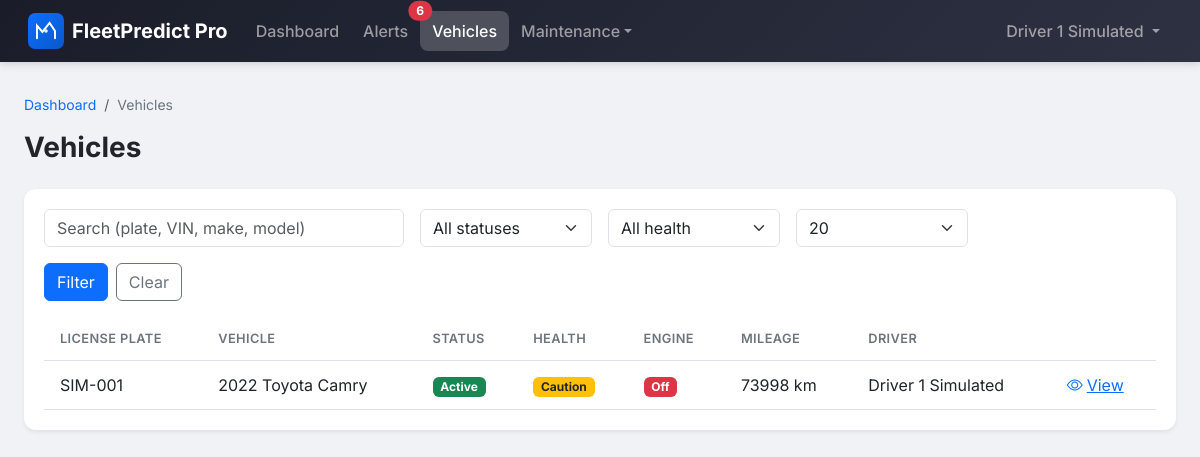
The page /vehicles/ (signed in) on the database its author committed.
### apps/users/models.py (models this page shows, shortened)
class User(AbstractBaseUser, PermissionsMixin):
    class Role(models.TextChoices):
        ADMINISTRATOR = 'administrator', 'Administrator'
        FLEET_MANAGER = 'fleet_manager', 'Fleet Manager'
        MECHANIC = 'mechanic', 'Mechanic'
        DRIVER = 'driver', 'Driver'
    email = models.EmailField(unique=True)
    first_name = models.CharField(max_length=150)
    last_name = models.CharField(max_length=150)
    role = models.CharField(
        max_length=20,
        choices=Role.choices,
        default=Role.DRIVER
    )
    is_active = models.BooleanField(default=True)
    is_staff = models.BooleanField(default=False)
    date_joined = models.DateTimeField(default=timezone.now)
    last_login = models.DateTimeField(null=True, blank=True)
    objects = UserManager()
    USERNAME_FIELD = 'email'
    REQUIRED_FIELDS = ['first_name', 'last_name']
    class Meta:
        verbose_name = 'User'
        verbose_name_plural = 'Users'
        ordering = ['-date_joined']
    def get_full_name(self):
        return f'{self.first_name} {self.last_name}'.strip()
    @property
    def is_driver(self):
        return self.role == self.Role.DRIVER
    def can_manage_vehicles(self):
        return self.role in [self.Role.ADMINISTRATOR, self.Role.FLEET_MANAGER]
    def can_manage_maintenance(self):
        return self.role in [
            self.Role.ADMINISTRATOR,
            self.Role.FLEET_MANAGER,
            self.Role.MECHANIC
        ]
    def can_view_reports(self):
        return self.role in [self.Role.ADMINISTRATOR, self.Role.FLEET_MANAGER]
    def can_manage_platform(self):
        return self.role == self.Role.ADMINISTRATOR

### apps/vehicles/models.py (models this page shows, shortened)
class Vehicle(models.Model):
    class Status(models.TextChoices):
        ACTIVE = 'active', 'Active'
        INACTIVE = 'inactive', 'Inactive'
        UNDER_MAINTENANCE = 'under_maintenance', 'Under Maintenance'
        RETIRED = 'retired', 'Retired'
    license_plate = models.CharField(max_length=20, unique=True)
    vin = models.CharField(
        max_length=17,
        unique=True,
        help_text='Vehicle Identification Number'
    )
    make = models.CharField(max_length=100)
    model = models.CharField(max_length=100)
    year = models.PositiveIntegerField()
    color = models.CharField(max_length=50, blank=True)
    vehicle_type = models.ForeignKey(
        VehicleType,
        on_delete=models.PROTECT,
        related_name='vehicles',
        null=True,
        blank=True
    )
    status = models.CharField(
        max_length=20,
        choices=Status.choices,
        default=Status.ACTIVE
    )
    current_mileage = models.PositiveIntegerField(
        default=0,
        help_text='Current mileage in kilometers'
    )
    fuel_type = models.CharField(max_length=50, blank=True)
    fuel_capacity = models.DecimalField(
        max_digits=6,
        decimal_places=2,
        null=True,
        blank=True,
        help_text='Fuel capacity in liters'
    )
    assigned_driver = models.ForeignKey(
        settings.AUTH_USER_MODEL,
        on_delete=models.SET_NULL,
        null=True,
        blank=True,
        related_name='assigned_vehicles',
        limit_choices_to={'role': 'driver'}
    )
    notes = models.TextField(blank=True)
    created_at = models.DateTimeField(auto_now_add=True)
    updated_at = models.DateTimeField(auto_now=True)
    created_by = models.ForeignKey(
        settings.AUTH_USER_MODEL,
        on_delete=models.SET_NULL,
        null=True,
        related_name='created_vehicles'
    )
    is_deleted = models.BooleanField(default=False)
    deleted_at = models.DateTimeField(null=True, blank=True)
    last_telemetry_at = models.DateTimeField(null=True, blank=True)
    class Meta:
        verbose_name = 'Vehicle'
        verbose_name_plural = 'Vehicles'
        ordering = ['-created_at']
    @property
    def display_name(self):
        return f'{self.year} {self.make} {self.model}'
    def is_engine_on(self, threshold_seconds=90):
        from django.utils import timezone
        if not self.last_telemetry_at:
            return False
        delta = (timezone.now() - self.last_telemetry_at).total_seconds()
        return delta < threshold_seconds
    def get_health_status(self, alert_days=7):
        from django.utils import timezone
        from datetime import timedelta
        now = timezone.now()
        since = now - timedelta(days=alert_days)
        if self.alerts.filter(
            severity=VehicleAlert.Severity.CRITICAL,
            read_at__isnull=True,
            created_at__gte=since,
        ).exists():
            return 'red'
        overdue = self.maintenance_tasks.filter(
            status__in=['scheduled', 'overdue'],
            scheduled_date__lt=now.date(),
        ).exists()
        if overdue:
            return 'red'
        if self.alerts.filter(
            severity=VehicleAlert.Severity.HIGH,
            read_at__isnull=True,
            created_at__gte=since,
        ).exists():
            return 'yellow'
    @property
    def health_status(self):
        return self.get_health_status()

### apps/vehicles/views.py (the view, shortened to what this page needs)
# urls.py: path('', VehicleListView.as_view(), name='vehicle_list'),
class VehicleListView(LoginRequiredMixin, ListView):
    model = Vehicle
    template_name = 'vehicles/vehicle_list.html'
    context_object_name = 'vehicles'
    paginate_by = 20
    def get_paginate_by(self, queryset):
        per = self.request.GET.get('per_page', '20')
        if per in ('10', '20', '50'):
            return int(per)
        return 20
    def get_queryset(self):
        user = self.request.user
        queryset = Vehicle.objects.filter(is_deleted=False)
        if user.is_driver:
            queryset = queryset.filter(assigned_driver=user)
        status_filter = self.request.GET.get('status')
        if status_filter:
            queryset = queryset.filter(status=status_filter)
        search = self.request.GET.get('search')
        queryset = queryset.order_by('-created_at')
        health_filter = self.request.GET.get('health')
        if health_filter and health_filter in ('green', 'yellow', 'red'):
            matching_ids = [v.id for v in queryset if v.get_health_status() == health_filter]
            queryset = queryset.filter(id__in=matching_ids)
        return queryset
    def get_context_data(self, **kwargs):
        context = super().get_context_data(**kwargs)
        context['can_manage'] = self.request.user.can_manage_vehicles()
        context['status_choices'] = Vehicle.Status.choices
        context['health_choices'] = [('green', 'Buena'), ('yellow', 'Precaución'), ('red', 'Crítica')]
        return context

### templates/vehicles/vehicle_list.html (shortened to what this page needs)
{% extends "base.html" %}
{% load fp_extras %}
{% block breadcrumb %}
<nav aria-label="breadcrumb" class="breadcrumb-fp">
  <ol class="breadcrumb mb-0">
    <li class="breadcrumb-item"><a href="{% url 'dashboard:index' %}">Dashboard</a></li>
    <li class="breadcrumb-item active" aria-current="page">Vehicles</li>
  </ol>
</nav>
{% endblock %}
{% block content %}
<div class="d-flex flex-wrap justify-content-between align-items-center gap-2 mb-4">
  <h2 class="page-title mb-0">Vehicles</h2>
</div>
<div class="card card-fp">
  <div class="card-body">
    <form method="get" class="row g-3 mb-3">
      <div class="col-md-4">
        <input type="text" name="search" id="id_search" class="form-control" placeholder="Search (plate, VIN, make, model)" value="{{ request.GET.search }}">
      </div>
      <div class="col-md-2">
        <select name="status" id="id_status_filter" class="form-select" aria-label="Filter by status">
          <option value="">All statuses</option>
        </select>
      </div>
      <div class="col-md-2">
        <select name="health" id="id_health_filter" class="form-select" aria-label="Filter by health">
          <option value="">All health</option>
        </select>
      </div>
      <div class="col-md-2">
        <select name="per_page" id="id_per_page" class="form-select" aria-label="Results per page">
          <option value="20" {% if request.GET.per_page == '20' or not request.GET.per_page %}selected{% endif %}>20</option>
        </select>
      </div>
      <div class="col-md-4 d-flex gap-2 align-items-end">
        <button type="submit" class="btn btn-primary">Filter</button>
        <a href="{% url 'vehicles:vehicle_list' %}" class="btn btn-outline-secondary">Clear</a>
      </div>
    </form>
    <div class="fp-table-wrap table-responsive">
      <table class="table table-fp table-hover">
        <thead>
          <tr>
            <th>License Plate</th>
            <th>Vehicle</th>
            <th>Status</th>
            <th>Health</th>
            <th>Engine</th>
            <th>Mileage</th>
            <th>Driver</th>
            <th></th>
          </tr>
        </thead>
        <tbody>
          {% for v in vehicles %}
          <tr>
            <td>{{ v.license_plate }}</td>
            <td>{{ v.display_name }}</td>
            <td><span class="badge bg-{% if v.status == 'active' %}success{% elif v.status == 'under_maintenance' %}warning text-dark{% elif v.status == 'retired' %}secondary{% else %}secondary{% endif %}">{{ v.get_status_display }}</span></td>
            <td><span class="badge bg-{% if v.health_status == 'green' %}success{% elif v.health_status == 'yellow' %}warning text-dark{% else %}danger{% endif %}">{% if v.health_status == 'green' %}Good{% elif v.health_status == 'yellow' %}Caution{% else %}Critical{% endif %}</span></td>
            <td><span class="badge bg-{% if v.is_engine_on %}success{% else %}danger{% endif %}">{% if v.is_engine_on %}On{% else %}Off{% endif %}</span></td>
            <td>{{ v.current_mileage|default:"-" }} km</td>
            <td>{% if v.assigned_driver %}{{ v.assigned_driver.get_full_name }}{% else %}-{% endif %}</td>
            <td>
              <a href="{% url 'vehicles:vehicle_detail' v.pk %}"><i class="bi bi-eye me-1"></i>View</a>
            </td>
          </tr>
          {% empty %}
          <tr><td colspan="8">No vehicles found.</td></tr>
          {% endfor %}
        </tbody>
      </table>
    </div>
  </div>
</div>
{% endblock %}

### templates/base.html (shortened to what this page needs)
{% load static %}
<!DOCTYPE html>
<html lang="en">
<head>
    <link href="https://cdn.jsdelivr.net/npm/bootstrap@5.3/dist/css/bootstrap.min.css" rel="stylesheet">
    <link rel="stylesheet" href="https://cdn.jsdelivr.net/npm/bootstrap-icons@1.11.3/font/bootstrap-icons.min.css">
    <link href="{% static 'css/styles.css' %}" rel="stylesheet">
</head>
<body>
    <nav class="navbar navbar-expand-lg navbar-dark navbar-fp">
        <div class="container-fluid">
            <a class="navbar-brand" href="{% url 'dashboard:index' %}">
                <img src="{% static 'img/logo.svg' %}" alt="" class="fp-logo"> <span>FleetPredict Pro</span>
            </a>
            <div class="collapse navbar-collapse" id="navbarNav">
                <ul class="navbar-nav me-auto">
                    {% if user.is_authenticated %}
                    <li class="nav-item">
                        <a class="nav-link {% if request.resolver_match.namespace == 'dashboard' and request.resolver_match.url_name == 'index' %}active{% endif %}" href="{% url 'dashboard:index' %}">Dashboard</a>
                    </li>
                    <li class="nav-item">
                        <a class="nav-link position-relative {% if request.resolver_match.url_name == 'alerts' %}active{% endif %}" href="{% url 'dashboard:alerts' %}">Alerts{% if alerts_unread_count %}<span class="position-absolute top-0 start-100 translate-middle badge rounded-pill bg-danger">{{ alerts_unread_count }}</span>{% endif %}</a>
                    </li>
                    {% if user.can_manage_vehicles %}
                    <li class="nav-item dropdown">
                        <a class="nav-link dropdown-toggle {% if request.resolver_match.namespace == 'vehicles' %}active{% endif %}" href="#" id="navFleet" role="button" data-bs-toggle="dropdown" aria-expanded="false">Fleet</a>
                        <ul class="dropdown-menu" aria-labelledby="navFleet">
                            <li><a class="dropdown-item" href="{% url 'vehicles:vehicle_list' %}">Vehicles</a></li>
                            <li><a class="dropdown-item" href="{% url 'vehicles:compliance_list' %}">Compliance</a></li>
                        </ul>
                    </li>
                    {% else %}
                    <li class="nav-item">
                        <a class="nav-link {% if request.resolver_match.namespace == 'vehicles' %}active{% endif %}" href="{% url 'vehicles:vehicle_list' %}">Vehicles</a>
                    </li>
                    {% endif %}
                    <li class="nav-item dropdown">
                        <a class="nav-link dropdown-toggle " href="#" id="navMaintenance" role="button" data-bs-toggle="dropdown" aria-expanded="false">Maintenance</a>
                    </li>
                    {% endif %}
                </ul>
                <ul class="navbar-nav">
                    {% if user.is_authenticated %}
                    <li class="nav-item dropdown">
                        <a class="nav-link dropdown-toggle" href="#" id="userDropdown" role="button" data-bs-toggle="dropdown" aria-expanded="false">
                            {{ user.get_full_name|default:user.email }}
                        </a>
                    </li>
                    {% endif %}
                </ul>
            </div>
        </div>
    </nav>
    <main class="container-fluid" id="main-content">
        {% block breadcrumb %}{% endblock %}
        {% block content %}{% endblock %}
    </main>
</body>
</html>

### rows shown on the page
User: get_full_name "Driver 1 Simulated"
Vehicle: license_plate "SIM-001", display_name "2022 Toyota Camry", status "Active", shows "Caution", shows "Off", current_mileage "73998", assigned_driver.get_full_name "Driver 1 Simulated"

### other values the page prints
{{ alerts_unread_count }} "6"
